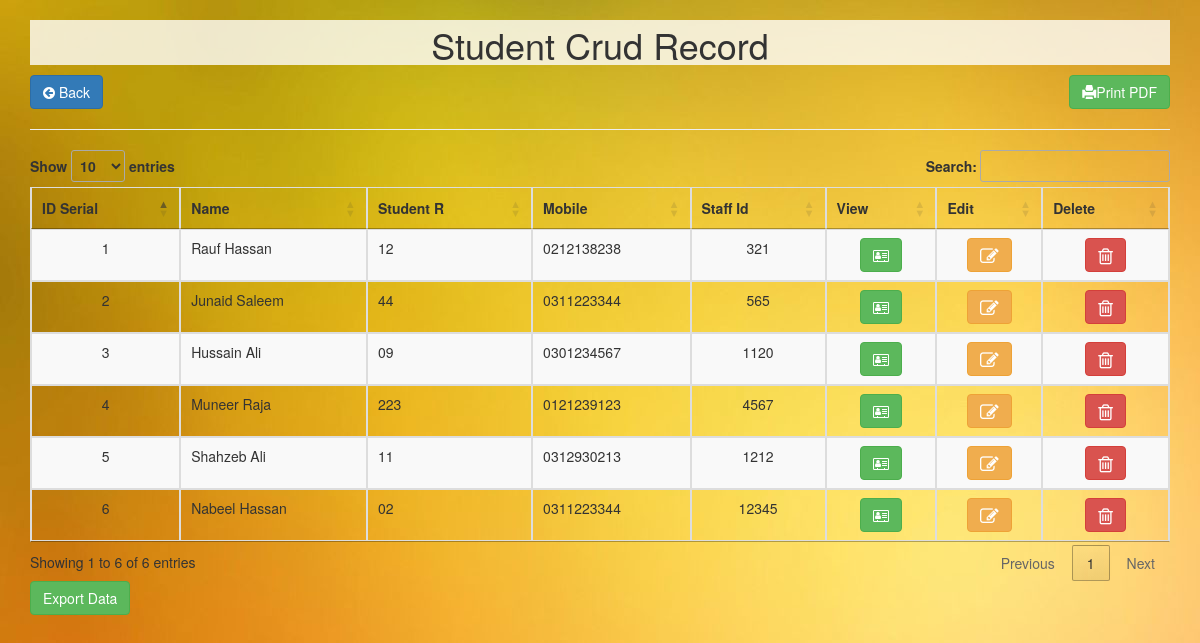
The page /show.php on the database its author committed.
### tables this page shows
CREATE TABLE `card_activation` (
  `id` int(10) NOT NULL,
  `u_card` varchar(12) NOT NULL,
  `u_f_name` text NOT NULL,
  `u_l_name` text NOT NULL,
  `u_father` text NOT NULL,
  `u_cnic` varchar(13) NOT NULL,
  `u_birthday` text NOT NULL,
  `u_gender` varchar(6) NOT NULL,
  `u_email` text NOT NULL,
  `u_phone` varchar(10) NOT NULL,
  `u_dist` text NOT NULL,
  `u_village` text NOT NULL,
  `u_police` text NOT NULL,
  `u_pincode` text NOT NULL,
  `file` longblob NOT NULL,
  `u_mother` varchar(30) NOT NULL,
  `u_family` text NOT NULL,
  `staff_id` varchar(12) NOT NULL,
  `image` varchar(150) NOT NULL,
  `uploaded` datetime NOT NULL
);

### show.php (the view, shortened to what this page needs)
<?php
include('db.php');
?>
<!DOCTYPE html>
<html>
<head>
    <link rel="stylesheet" href="https://maxcdn.bootstrapcdn.com/bootstrap/3.4.1/css/bootstrap.min.css">
    <link rel="stylesheet" href="https://cdnjs.cloudflare.com/ajax/libs/font-awesome/4.7.0/css/font-awesome.min.css">
	<link rel="stylesheet" href="//cdn.datatables.net/1.10.20/css/jquery.dataTables.min.css">
</head>
<body style="background-image: url(upload_images/images01.png);">
	<div class="container">
	<u></u><h1 style="text-align: center; padding-top: 5px; background-color: #ffffffc9;">Student Crud Record</h1></u>
	<form method="post">
        <button type="submit" name="back_button" class="btn btn-primary"><i class="fa fa-arrow-circle-left"></i> Back </button>
  <a href="#" class="btn btn-success pull-right"><span class="glyphicon glyphicon-print"></span>Print PDF</a>
  <hr>
  </form>
		<table class="table table-bordered table-striped table-hover" id="myTable">
		<thead>
			<tr>
			   <th class="text-center" scope="col">ID Serial</th>
				<th class="text-center" scope="col">Name</th>
				<th class="text-center" scope="col">Student R</th>
				<th class="text-center" scope="col">Mobile</th>
				<th class="text-center" scope="col">Staff Id</th>
				<th class="text-center" scope="col">View</th>
				<th class="text-center" scope="col">Edit</th>
				<th class="text-center" scope="col">Delete</th>
			</tr>
		</thead>
			<?php
        	$get_data = "SELECT * FROM card_activation order by 1 desc";
        	$run_data = mysqli_query($con,$get_data);
			$i = 0;
        	while($row = mysqli_fetch_array($run_data))
        	{
				$sl = ++$i;
				$id = $row['id'];
				$u_card = $row['u_card'];
				$u_f_name = $row['u_f_name'];
				$u_l_name = $row['u_l_name'];
				$u_phone = $row['u_phone'];
				$u_staff_id = $row['staff_id'];
        		echo "
				<tr>
				<td class='text-center'>$sl</td>
				<td class='text-left'>$u_f_name   $u_l_name</td>
				<td class='text-left'>$u_card</td>
				<td class='text-left'>$u_phone</td>
				<td class='text-center'>$u_staff_id</td>
				<td class='text-center'>
					<span>
					<a href='#' class='btn btn-success mr-3 profile' data-toggle='modal' data-target='#view$id' title='Prfile'><i class='fa fa-address-card-o' aria-hidden='true'></i></a>
					</span>
				</td>
				<td class='text-center'>
					<span>
					<a href='#' class='btn btn-warning mr-3 edituser' data-toggle='modal' data-target='#edit$id' title='Edit'><i class='fa fa-pencil-square-o fa-lg'></i></a>
					</span>
				</td>
				<td class='text-center'>
					<span>
						<a href='#' class='btn btn-danger deleteuser' title='Delete'>
						     <i class='fa fa-trash-o fa-lg' data-toggle='modal' data-target='#$id' style='' aria-hidden='true'></i>
						</a>
					</span>
				</td>
			</tr>
        		";
        	}
        	?>
		</table>
		<form method="post" action="export.php">
     <input type="submit" name="export" class="btn btn-success" value="Export Data" />
    </form>
	</div>
</body>
</html>

### rows shown on the page
card_activation: sl "1", u_f_name "Rauf", u_l_name "Hassan", u_card "12", u_phone "0212138238", staff "321"
card_activation: sl "2", u_f_name "Junaid", u_l_name "Saleem", u_card "44", u_phone "0311223344", staff "565"
card_activation: sl "3", u_f_name "Hussain", u_l_name "Ali", u_card "09", u_phone "0301234567", staff "1120"
card_activation: sl "4", u_f_name "Muneer", u_l_name "Raja", u_card "223", u_phone "0121239123", staff "4567"
card_activation: sl "5", u_f_name "Shahzeb", u_l_name "Ali", u_card "11", u_phone "0312930213", staff "1212"
card_activation: sl "6", u_f_name "Nabeel", u_l_name "Hassan", u_card "02", u_phone "0311223344", staff "12345"
